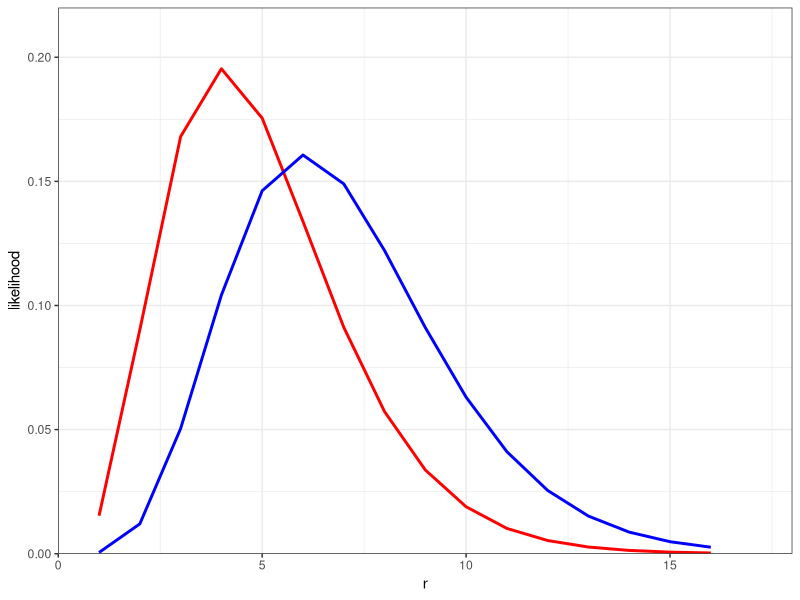
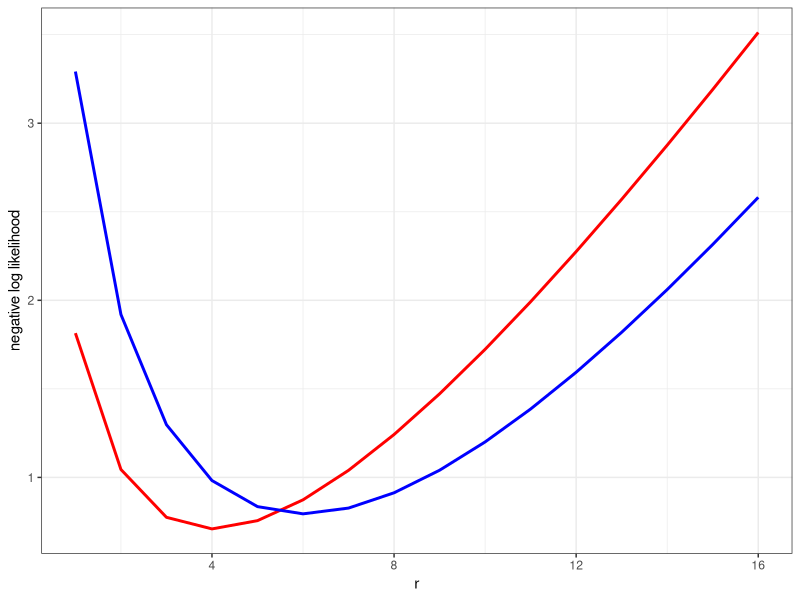
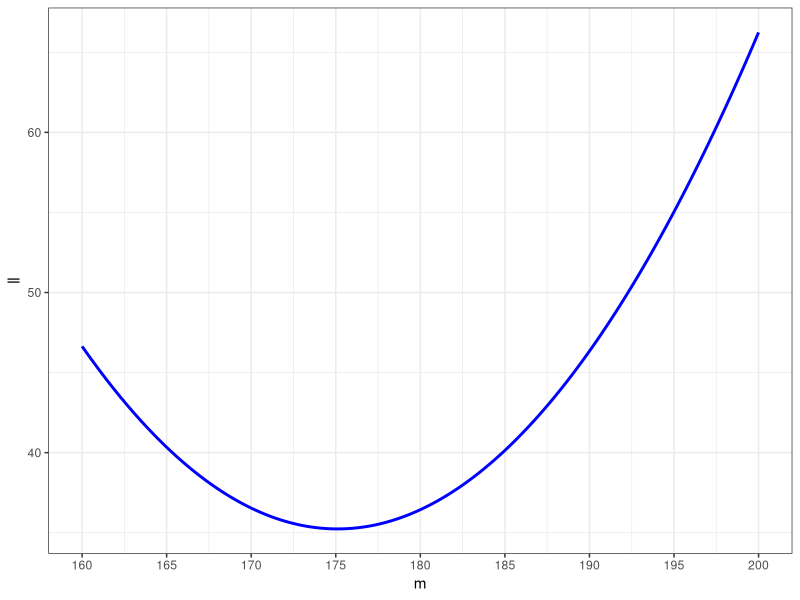

Reproduce these figures in R, in order.
## ---- chunk 1
library(tidyverse)
library(broom)
## ---- chunk 2
test_data<-data.frame(r = 1:16)

test_data$r4<-(exp(-test_data$r)*test_data$r^4)/factorial(4)
test_data$r6<-(exp(-test_data$r)*test_data$r^6)/factorial(6)

ggplot(data = test_data) +
  geom_line(aes(x = r, y = r4), colour = "red", size = 1) + 
  geom_line(aes(x = r, y = r6), colour = "blue", size = 1) +
  labs(y = "likelihood", x = "r")+
  coord_cartesian(ylim = c(0,0.22), xlim = c(0,18), expand = FALSE) +
  theme_bw()

## ---- chunk 3
test_data$logr4<- -log10(test_data$r4)
test_data$logr6<- -log10(test_data$r6)

ggplot(data = test_data) +
  geom_line(aes(x = r, y = logr4), colour = "red", size = 1) + 
  geom_line(aes(x = r, y = logr6), colour = "blue", size = 1) +
  labs(y = "negative log likelihood", x = "r")+
  # coord_cartesian(ylim = c(0,0.22), xlim = c(0,18), expand = FALSE) +
  theme_bw()

## ---- chunk 4
height_data <- data.frame(ind = 1:10, height = c(171, 168, 180, 190, 169, 172, 162, 181, 181, 177) )

height_data
## ---- chunk 5

m<- seq(160, 200, by= 0.25) # mean height

data_stor<-data.frame(m = m, ll = NA)

for(i in 1:length(m)){
  
  ll <- 10*(log(10) + 1/2*log(2*pi)) + sum((height_data$height - m[i])^2)/200
  
  data_stor$ll[i] <- ll
  }
## ---- chunk 6
ggplot() +
  geom_line(data =data_stor, aes(x = m, y = ll), size = 1, colour = "blue" ) +
  scale_x_continuous(breaks = seq(160, 200, by = 5)) +
  theme_bw()

## ---- chunk 7

data_stor[which(data_stor$ll == min(data_stor$ll)),]

